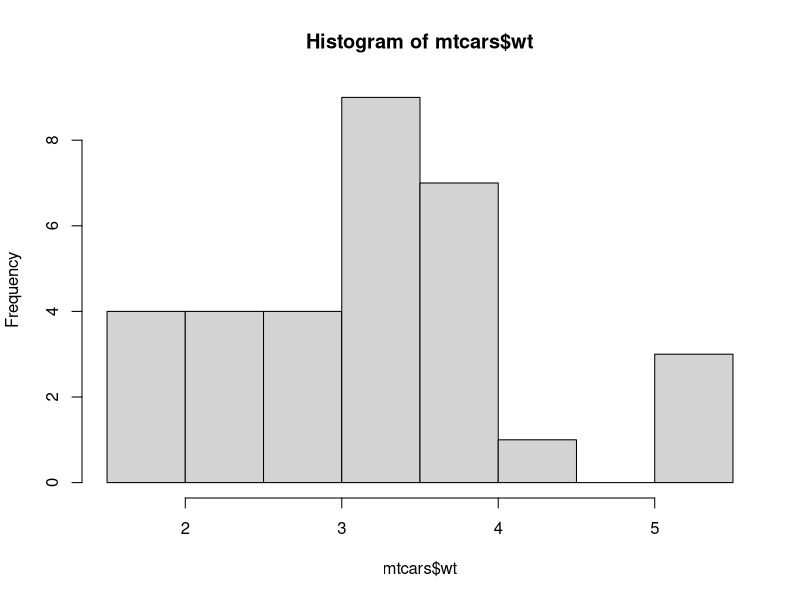
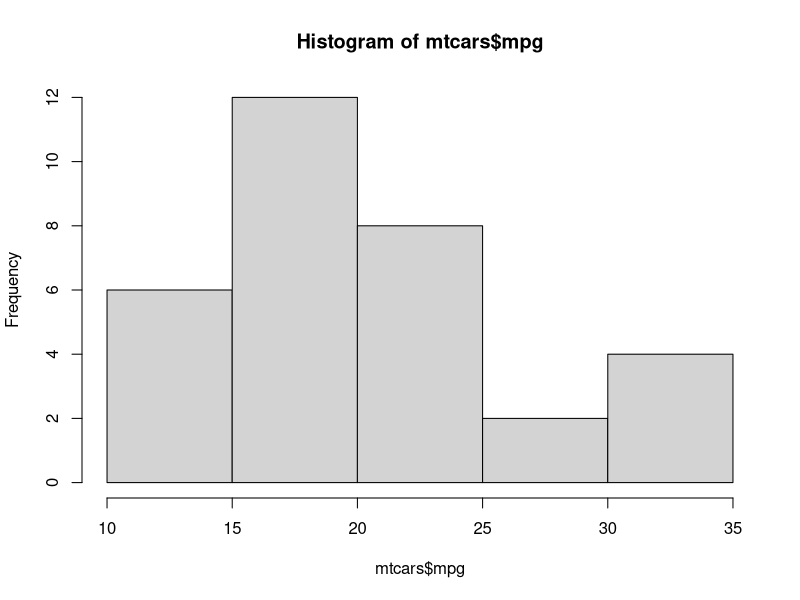
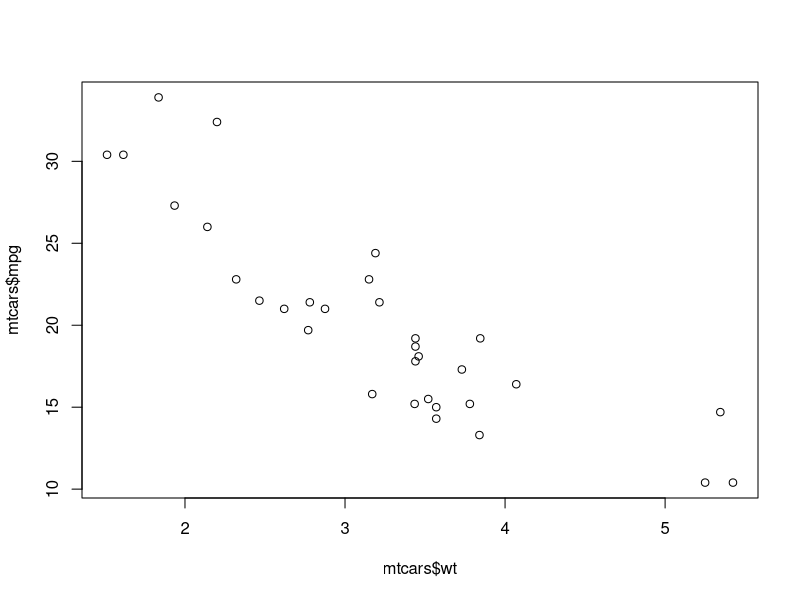
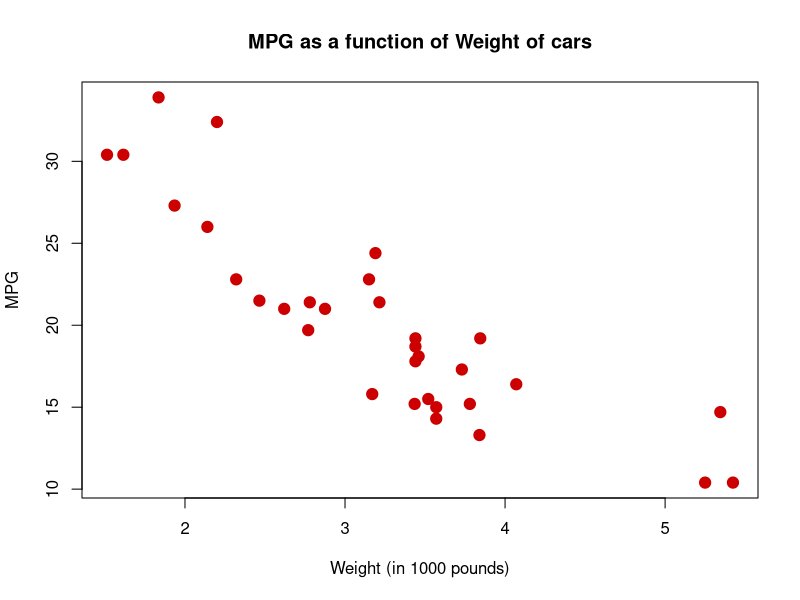

These figures' R source, in order:
#BIVARIATE Distributions(Association bw two variables)

#Scatter Plot
# we look for linear, spread, correlation, outliers
library(datasets)
head(mtcars)

#checking the univariate distribution first
hist(mtcars$wt)
hist(mtcars$mpg)

#Basic X-Y plot for two quantitative variables
plot(mtcars$wt, mtcars$mpg)

# Adding some more options to it

plot(mtcars$wt, mtcars$mpg,
     col= "#cc0000",
     pch= 19, 
     cex= 1.5, # changing the size to 150%
     main= "MPG as a function of Weight of cars",
     xlab= "Weight (in 1000 pounds)",
     ylab= "MPG")


# clearing the packages

detach("package:datasets", unload= TRUE)